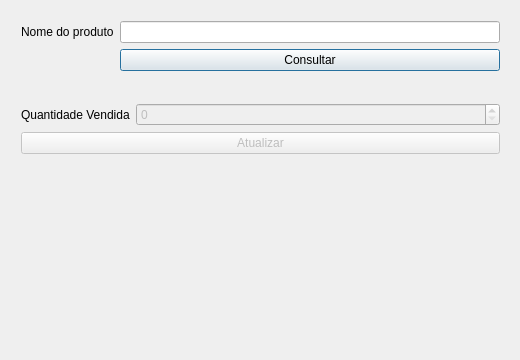
<?xml version="1.0" encoding="UTF-8"?>
<ui version="4.0">
 <class>cadastrarVenda</class>
 <widget class="QDialog" name="cadastrarVenda">
  <property name="geometry">
   <rect>
    <x>0</x>
    <y>0</y>
    <width>520</width>
    <height>360</height>
   </rect>
  </property>
  <property name="windowTitle">
   <string>cadastrarVenda</string>
  </property>
  <widget class="QWidget" name="formLayoutWidget">
   <property name="geometry">
    <rect>
     <x>10</x>
     <y>10</y>
     <width>501</width>
     <height>319</height>
    </rect>
   </property>
   <layout class="QFormLayout" name="formLayout">
    <item row="0" column="0">
     <widget class="QLabel" name="label">
      <property name="text">
       <string>Nome do produto</string>
      </property>
     </widget>
    </item>
    <item row="0" column="1">
     <widget class="QLineEdit" name="consultaNomeProduto"/>
    </item>
    <item row="1" column="1">
     <widget class="QPushButton" name="botaoConsulta">
      <property name="text">
       <string>Consultar</string>
      </property>
     </widget>
    </item>
    <item row="3" column="0" colspan="2">
     <layout class="QFormLayout" name="formLayout_2">
      <item row="0" column="0">
       <widget class="QLabel" name="label_2">
        <property name="text">
         <string>Quantidade Vendida</string>
        </property>
       </widget>
      </item>
      <item row="1" column="0" colspan="2">
       <widget class="QPushButton" name="botaoUpdate">
        <property name="enabled">
         <bool>false</bool>
        </property>
        <property name="text">
         <string>Atualizar</string>
        </property>
       </widget>
      </item>
      <item row="0" column="1">
       <widget class="QSpinBox" name="novaQuantidade">
        <property name="enabled">
         <bool>false</bool>
        </property>
        <property name="maximum">
         <number>1000</number>
        </property>
        <property name="singleStep">
         <number>1</number>
        </property>
        <property name="stepType">
         <enum>QAbstractSpinBox::AdaptiveDecimalStepType</enum>
        </property>
       </widget>
      </item>
     </layout>
    </item>
    <item row="4" column="0" colspan="2">
     <widget class="QLabel" name="retornoProduto">
      <property name="text">
       <string/>
      </property>
     </widget>
    </item>
    <item row="2" column="0" colspan="2">
     <spacer name="horizontalSpacer">
      <property name="orientation">
       <enum>Qt::Horizontal</enum>
      </property>
      <property name="sizeHint" stdset="0">
       <size>
        <width>40</width>
        <height>20</height>
       </size>
      </property>
     </spacer>
    </item>
   </layout>
  </widget>
 </widget>
 <layoutdefault spacing="6" margin="11"/>
 <resources/>
 <connections/>
</ui>
